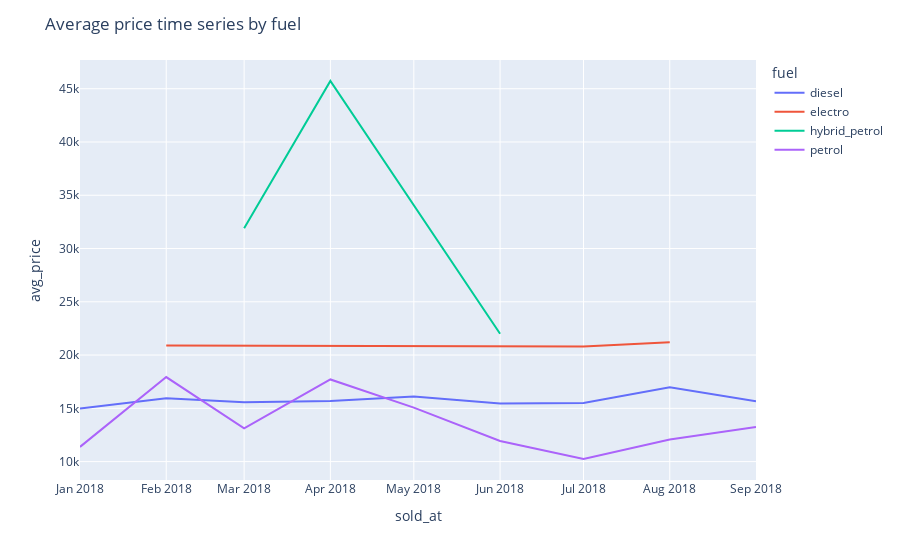
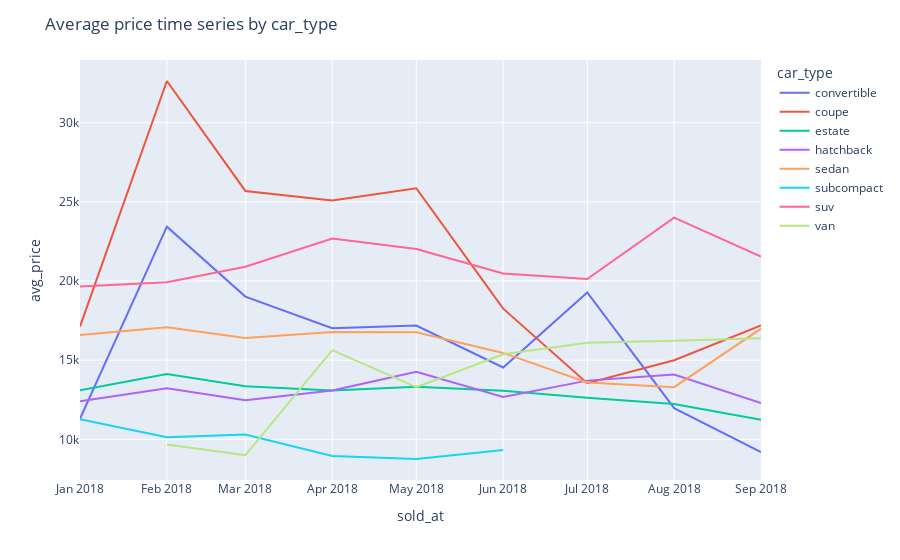
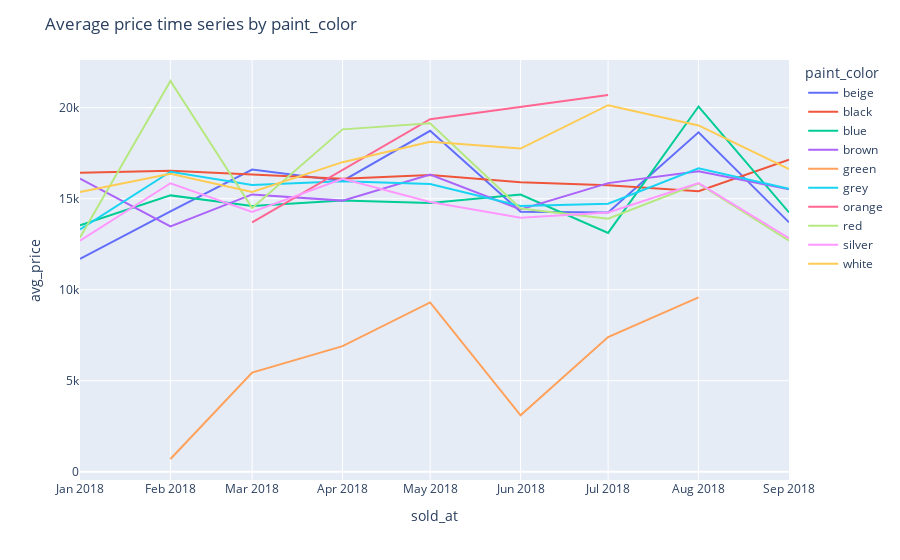

The notebook cell these images were saved under, in order:
### Code cell
plot_avg_target_time_series_by_features(data, small_cardinality_features)

### Figure 1 — Plotly figure (JSON) as saved in the notebook; plotly's stock layout.template omitted (floating-point values rounded to 4 significant figures)
{"data": [{"hovertemplate": "fuel=diesel<br>sold_at=%{x}<br>avg_price=%{y}<extra></extra>", "legendgroup": "diesel", "line": {"color": "#636efa", "dash": "solid"}, "marker": {"symbol": "circle"}, "mode": "lines", "name": "diesel", "orientation": "v", "showlegend": true, "type": "scatter", "x": ["2018-01-01T00:00:00", "2018-02-01T00:00:00", "2018-03-01T00:00:00", "2018-04-01T00:00:00", "2018-05-01T00:00:00", "2018-06-01T00:00:00", "2018-07-01T00:00:00", "2018-08-01T00:00:00", "2018-09-01T00:00:00"], "xaxis": "x", "y": [15000.0, 15950.0, 15580.0, 15700.0, 16120.0, 15460.0, 15510.0, 16980.0, 15670.0], "yaxis": "y"}, {"hovertemplate": "fuel=electro<br>sold_at=%{x}<br>avg_price=%{y}<extra></extra>", "legendgroup": "electro", "line": {"color": "#EF553B", "dash": "solid"}, "marker": {"symbol": "circle"}, "mode": "lines", "name": "electro", "orientation": "v", "showlegend": true, "type": "scatter", "x": ["2018-02-01T00:00:00", "2018-07-01T00:00:00", "2018-08-01T00:00:00"], "xaxis": "x", "y": [20900, 20800, 21200], "yaxis": "y"}, {"hovertemplate": "fuel=hybrid_petrol<br>sold_at=%{x}<br>avg_price=%{y}<extra></extra>", "legendgroup": "hybrid_petrol", "line": {"color": "#00cc96", "dash": "solid"}, "marker": {"symbol": "circle"}, "mode": "lines", "name": "hybrid_petrol", "orientation": "v", "showlegend": true, "type": "scatter", "x": ["2018-03-01T00:00:00", "2018-04-01T00:00:00", "2018-06-01T00:00:00"], "xaxis": "x", "y": [31900, 45725, 22000], "yaxis": "y"}, {"hovertemplate": "fuel=petrol<br>sold_at=%{x}<br>avg_price=%{y}<extra></extra>", "legendgroup": "petrol", "line": {"color": "#ab63fa", "dash": "solid"}, "marker": {"symbol": "circle"}, "mode": "lines", "name": "petrol", "orientation": "v", "showlegend": true, "type": "scatter", "x": ["2018-01-01T00:00:00", "2018-02-01T00:00:00", "2018-03-01T00:00:00", "2018-04-01T00:00:00", "2018-05-01T00:00:00", "2018-06-01T00:00:00", "2018-07-01T00:00:00", "2018-08-01T00:00:00", "2018-09-01T00:00:00"], "xaxis": "x", "y": [11380, 17940.0, 13120.0, 17710.0, 15060.0, 11940.0, 10250.0, 12070.0, 13250], "yaxis": "y"}], "layout": {"legend": {"title": {"text": "fuel"}, "tracegroupgap": 0}, "margin": {"t": 60}, "title": {"text": "Average price time series by fuel"}, "xaxis": {"anchor": "y", "domain": [0, 1], "title": {"text": "sold_at"}}, "yaxis": {"anchor": "x", "domain": [0, 1], "title": {"text": "avg_price"}}}}

### Figure 2 — Plotly figure (JSON) as saved in the notebook; plotly's stock layout.template omitted (floating-point values rounded to 4 significant figures)
{"data": [{"hovertemplate": "car_type=convertible<br>sold_at=%{x}<br>avg_price=%{y}<extra></extra>", "legendgroup": "convertible", "line": {"color": "#636efa", "dash": "solid"}, "marker": {"symbol": "circle"}, "mode": "lines", "name": "convertible", "orientation": "v", "showlegend": true, "type": "scatter", "x": ["2018-01-01T00:00:00", "2018-02-01T00:00:00", "2018-03-01T00:00:00", "2018-04-01T00:00:00", "2018-05-01T00:00:00", "2018-06-01T00:00:00", "2018-07-01T00:00:00", "2018-08-01T00:00:00", "2018-09-01T00:00:00"], "xaxis": "x", "y": [11300, 23430.0, 19020.0, 17020, 17190.0, 14540, 19275, 11970.0, 9200], "yaxis": "y"}, {"hovertemplate": "car_type=coupe<br>sold_at=%{x}<br>avg_price=%{y}<extra></extra>", "legendgroup": "coupe", "line": {"color": "#EF553B", "dash": "solid"}, "marker": {"symbol": "circle"}, "mode": "lines", "name": "coupe", "orientation": "v", "showlegend": true, "type": "scatter", "x": ["2018-01-01T00:00:00", "2018-02-01T00:00:00", "2018-03-01T00:00:00", "2018-04-01T00:00:00", "2018-05-01T00:00:00", "2018-06-01T00:00:00", "2018-07-01T00:00:00", "2018-08-01T00:00:00", "2018-09-01T00:00:00"], "xaxis": "x", "y": [17125, 32640.0, 25690.0, 25090.0, 25860.0, 18260.0, 13550.0, 15000, 17200], "yaxis": "y"}, {"hovertemplate": "car_type=estate<br>sold_at=%{x}<br>avg_price=%{y}<extra></extra>", "legendgroup": "estate", "line": {"color": "#00cc96", "dash": "solid"}, "marker": {"symbol": "circle"}, "mode": "lines", "name": "estate", "orientation": "v", "showlegend": true, "type": "scatter", "x": ["2018-01-01T00:00:00", "2018-02-01T00:00:00", "2018-03-01T00:00:00", "2018-04-01T00:00:00", "2018-05-01T00:00:00", "2018-06-01T00:00:00", "2018-07-01T00:00:00", "2018-08-01T00:00:00", "2018-09-01T00:00:00"], "xaxis": "x", "y": [13090.0, 14120.0, 13360.0, 13090.0, 13330.0, 13070.0, 12630.0, 12230.0, 11240.0], "yaxis": "y"}, {"hovertemplate": "car_type=hatchback<br>sold_at=%{x}<br>avg_price=%{y}<extra></extra>", "legendgroup": "hatchback", "line": {"color": "#ab63fa", "dash": "solid"}, "marker": {"symbol": "circle"}, "mode": "lines", "name": "hatchback", "orientation": "v", "showlegend": true, "type": "scatter", "x": ["2018-01-01T00:00:00", "2018-02-01T00:00:00", "2018-03-01T00:00:00", "2018-04-01T00:00:00", "2018-05-01T00:00:00", "2018-06-01T00:00:00", "2018-07-01T00:00:00", "2018-08-01T00:00:00", "2018-09-01T00:00:00"], "xaxis": "x", "y": [12400, 13230.0, 12468, 13080.0, 14270.0, 12680.0, 13710.0, 14090.0, 12300], "yaxis": "y"}, {"hovertemplate": "car_type=sedan<br>sold_at=%{x}<br>avg_price=%{y}<extra></extra>", "legendgroup": "sedan", "line": {"color": "#FFA15A", "dash": "solid"}, "marker": {"symbol": "circle"}, "mode": "lines", "name": "sedan", "orientation": "v", "showlegend": true, "type": "scatter", "x": ["2018-01-01T00:00:00", "2018-02-01T00:00:00", "2018-03-01T00:00:00", "2018-04-01T00:00:00", "2018-05-01T00:00:00", "2018-06-01T00:00:00", "2018-07-01T00:00:00", "2018-08-01T00:00:00", "2018-09-01T00:00:00"], "xaxis": "x", "y": [16590.0, 17080.0, 16410.0, 16775, 16760.0, 15460.0, 13590.0, 13300.0, 16990.0], "yaxis": "y"}, {"hovertemplate": "car_type=subcompact<br>sold_at=%{x}<br>avg_price=%{y}<extra></extra>", "legendgroup": "subcompact", "line": {"color": "#19d3f3", "dash": "solid"}, "marker": {"symbol": "circle"}, "mode": "lines", "name": "subcompact", "orientation": "v", "showlegend": true, "type": "scatter", "x": ["2018-01-01T00:00:00", "2018-02-01T00:00:00", "2018-03-01T00:00:00", "2018-04-01T00:00:00", "2018-05-01T00:00:00", "2018-06-01T00:00:00"], "xaxis": "x", "y": [11275, 10140.0, 10310.0, 8945.0, 8758.0, 9326.0], "yaxis": "y"}, {"hovertemplate": "car_type=suv<br>sold_at=%{x}<br>avg_price=%{y}<extra></extra>", "legendgroup": "suv", "line": {"color": "#FF6692", "dash": "solid"}, "marker": {"symbol": "circle"}, "mode": "lines", "name": "suv", "orientation": "v", "showlegend": true, "type": "scatter", "x": ["2018-01-01T00:00:00", "2018-02-01T00:00:00", "2018-03-01T00:00:00", "2018-04-01T00:00:00", "2018-05-01T00:00:00", "2018-06-01T00:00:00", "2018-07-01T00:00:00", "2018-08-01T00:00:00", "2018-09-01T00:00:00"], "xaxis": "x", "y": [19650.0, 19930.0, 20900.0, 22680.0, 22020.0, 20480.0, 20120.0, 24000.0, 21540.0], "yaxis": "y"}, {"hovertemplate": "car_type=van<br>sold_at=%{x}<br>avg_price=%{y}<extra></extra>", "legendgroup": "van", "line": {"color": "#B6E880", "dash": "solid"}, "marker": {"symbol": "circle"}, "mode": "lines", "name": "van", "orientation": "v", "showlegend": true, "type": "scatter", "x": ["2018-02-01T00:00:00", "2018-03-01T00:00:00", "2018-04-01T00:00:00", "2018-05-01T00:00:00", "2018-06-01T00:00:00", "2018-07-01T00:00:00", "2018-08-01T00:00:00", "2018-09-01T00:00:00"], "xaxis": "x", "y": [9675, 9000, 15640.0, 13290.0, 15375, 16100, 16225, 16380], "yaxis": "y"}], "layout": {"legend": {"title": {"text": "car_type"}, "tracegroupgap": 0}, "margin": {"t": 60}, "title": {"text": "Average price time series by car_type"}, "xaxis": {"anchor": "y", "domain": [0, 1], "title": {"text": "sold_at"}}, "yaxis": {"anchor": "x", "domain": [0, 1], "title": {"text": "avg_price"}}}}

### Figure 3 — Plotly figure (JSON) as saved in the notebook; plotly's stock layout.template omitted (floating-point values rounded to 4 significant figures)
{"data": [{"hovertemplate": "paint_color=beige<br>sold_at=%{x}<br>avg_price=%{y}<extra></extra>", "legendgroup": "beige", "line": {"color": "#636efa", "dash": "solid"}, "marker": {"symbol": "circle"}, "mode": "lines", "name": "beige", "orientation": "v", "showlegend": true, "type": "scatter", "x": ["2018-01-01T00:00:00", "2018-02-01T00:00:00", "2018-03-01T00:00:00", "2018-04-01T00:00:00", "2018-05-01T00:00:00", "2018-06-01T00:00:00", "2018-07-01T00:00:00", "2018-08-01T00:00:00", "2018-09-01T00:00:00"], "xaxis": "x", "y": [11700, 14300, 16600, 15980, 18730.0, 14280.0, 14240.0, 18650, 13700], "yaxis": "y"}, {"hovertemplate": "paint_color=black<br>sold_at=%{x}<br>avg_price=%{y}<extra></extra>", "legendgroup": "black", "line": {"color": "#EF553B", "dash": "solid"}, "marker": {"symbol": "circle"}, "mode": "lines", "name": "black", "orientation": "v", "showlegend": true, "type": "scatter", "x": ["2018-01-01T00:00:00", "2018-02-01T00:00:00", "2018-03-01T00:00:00", "2018-04-01T00:00:00", "2018-05-01T00:00:00", "2018-06-01T00:00:00", "2018-07-01T00:00:00", "2018-08-01T00:00:00", "2018-09-01T00:00:00"], "xaxis": "x", "y": [16430.0, 16540.0, 16330.0, 16100.0, 16310.0, 15910.0, 15750.0, 15420.0, 17150.0], "yaxis": "y"}, {"hovertemplate": "paint_color=blue<br>sold_at=%{x}<br>avg_price=%{y}<extra></extra>", "legendgroup": "blue", "line": {"color": "#00cc96", "dash": "solid"}, "marker": {"symbol": "circle"}, "mode": "lines", "name": "blue", "orientation": "v", "showlegend": true, "type": "scatter", "x": ["2018-01-01T00:00:00", "2018-02-01T00:00:00", "2018-03-01T00:00:00", "2018-04-01T00:00:00", "2018-05-01T00:00:00", "2018-06-01T00:00:00", "2018-07-01T00:00:00", "2018-08-01T00:00:00", "2018-09-01T00:00:00"], "xaxis": "x", "y": [13530.0, 15180.0, 14600.0, 14900.0, 14770.0, 15230.0, 13120.0, 20060.0, 14240.0], "yaxis": "y"}, {"hovertemplate": "paint_color=brown<br>sold_at=%{x}<br>avg_price=%{y}<extra></extra>", "legendgroup": "brown", "line": {"color": "#ab63fa", "dash": "solid"}, "marker": {"symbol": "circle"}, "mode": "lines", "name": "brown", "orientation": "v", "showlegend": true, "type": "scatter", "x": ["2018-01-01T00:00:00", "2018-02-01T00:00:00", "2018-03-01T00:00:00", "2018-04-01T00:00:00", "2018-05-01T00:00:00", "2018-06-01T00:00:00", "2018-07-01T00:00:00", "2018-08-01T00:00:00", "2018-09-01T00:00:00"], "xaxis": "x", "y": [16110.0, 13470.0, 15240.0, 14890.0, 16330.0, 14410, 15860.0, 16500.0, 15525], "yaxis": "y"}, {"hovertemplate": "paint_color=green<br>sold_at=%{x}<br>avg_price=%{y}<extra></extra>", "legendgroup": "green", "line": {"color": "#FFA15A", "dash": "solid"}, "marker": {"symbol": "circle"}, "mode": "lines", "name": "green", "orientation": "v", "showlegend": true, "type": "scatter", "x": ["2018-02-01T00:00:00", "2018-03-01T00:00:00", "2018-04-01T00:00:00", "2018-05-01T00:00:00", "2018-06-01T00:00:00", "2018-07-01T00:00:00", "2018-08-01T00:00:00"], "xaxis": "x", "y": [700, 5450, 6900, 9300, 3100, 7400, 9580], "yaxis": "y"}, {"hovertemplate": "paint_color=grey<br>sold_at=%{x}<br>avg_price=%{y}<extra></extra>", "legendgroup": "grey", "line": {"color": "#19d3f3", "dash": "solid"}, "marker": {"symbol": "circle"}, "mode": "lines", "name": "grey", "orientation": "v", "showlegend": true, "type": "scatter", "x": ["2018-01-01T00:00:00", "2018-02-01T00:00:00", "2018-03-01T00:00:00", "2018-04-01T00:00:00", "2018-05-01T00:00:00", "2018-06-01T00:00:00", "2018-07-01T00:00:00", "2018-08-01T00:00:00", "2018-09-01T00:00:00"], "xaxis": "x", "y": [13308, 16480.0, 15750.0, 15960.0, 15810.0, 14600.0, 14730.0, 16670.0, 15540.0], "yaxis": "y"}, {"hovertemplate": "paint_color=orange<br>sold_at=%{x}<br>avg_price=%{y}<extra></extra>", "legendgroup": "orange", "line": {"color": "#FF6692", "dash": "solid"}, "marker": {"symbol": "circle"}, "mode": "lines", "name": "orange", "orientation": "v", "showlegend": true, "type": "scatter", "x": ["2018-03-01T00:00:00", "2018-05-01T00:00:00", "2018-07-01T00:00:00"], "xaxis": "x", "y": [13700, 19370.0, 20700], "yaxis": "y"}, {"hovertemplate": "paint_color=red<br>sold_at=%{x}<br>avg_price=%{y}<extra></extra>", "legendgroup": "red", "line": {"color": "#B6E880", "dash": "solid"}, "marker": {"symbol": "circle"}, "mode": "lines", "name": "red", "orientation": "v", "showlegend": true, "type": "scatter", "x": ["2018-01-01T00:00:00", "2018-02-01T00:00:00", "2018-03-01T00:00:00", "2018-04-01T00:00:00", "2018-05-01T00:00:00", "2018-06-01T00:00:00", "2018-07-01T00:00:00", "2018-08-01T00:00:00", "2018-09-01T00:00:00"], "xaxis": "x", "y": [12875, 21470.0, 14490.0, 18810, 19140, 14460, 13900, 15830.0, 12700], "yaxis": "y"}, {"hovertemplate": "paint_color=silver<br>sold_at=%{x}<br>avg_price=%{y}<extra></extra>", "legendgroup": "silver", "line": {"color": "#FF97FF", "dash": "solid"}, "marker": {"symbol": "circle"}, "mode": "lines", "name": "silver", "orientation": "v", "showlegend": true, "type": "scatter", "x": ["2018-01-01T00:00:00", "2018-02-01T00:00:00", "2018-03-01T00:00:00", "2018-04-01T00:00:00", "2018-05-01T00:00:00", "2018-06-01T00:00:00", "2018-07-01T00:00:00", "2018-08-01T00:00:00", "2018-09-01T00:00:00"], "xaxis": "x", "y": [12700, 15850, 14280.0, 16090.0, 14820.0, 13960.0, 14240.0, 15860.0, 12830.0], "yaxis": "y"}, {"hovertemplate": "paint_color=white<br>sold_at=%{x}<br>avg_price=%{y}<extra></extra>", "legendgroup": "white", "line": {"color": "#FECB52", "dash": "solid"}, "marker": {"symbol": "circle"}, "mode": "lines", "name": "white", "orientation": "v", "showlegend": true, "type": "scatter", "x": ["2018-01-01T00:00:00", "2018-02-01T00:00:00", "2018-03-01T00:00:00", "2018-04-01T00:00:00", "2018-05-01T00:00:00", "2018-06-01T00:00:00", "2018-07-01T00:00:00", "2018-08-01T00:00:00", "2018-09-01T00:00:00"], "xaxis": "x", "y": [15360.0, 16370.0, 15370.0, 17010.0, 18130.0, 17760.0, 20140.0, 19030.0, 16620], "yaxis": "y"}], "layout": {"legend": {"title": {"text": "paint_color"}, "tracegroupgap": 0}, "margin": {"t": 60}, "title": {"text": "Average price time series by paint_color"}, "xaxis": {"anchor": "y", "domain": [0, 1], "title": {"text": "sold_at"}}, "yaxis": {"anchor": "x", "domain": [0, 1], "title": {"text": "avg_price"}}}}
